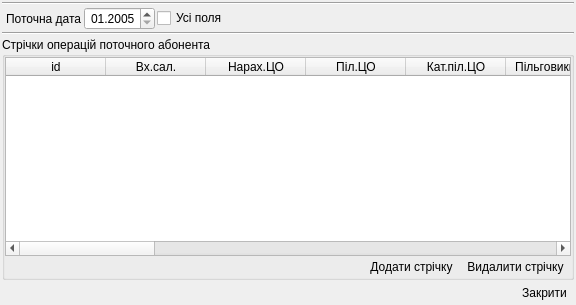
<?xml version="1.0" encoding="UTF-8"?>
<ui version="4.0">
 <class>tke_Dialog_editOperaciiStrings</class>
 <widget class="QDialog" name="tke_Dialog_editOperaciiStrings">
  <property name="geometry">
   <rect>
    <x>0</x>
    <y>0</y>
    <width>576</width>
    <height>305</height>
   </rect>
  </property>
  <property name="windowTitle">
   <string>Стрічки нарахування поточного абонента</string>
  </property>
  <property name="windowIcon">
   <iconset resource="tke/tke_rc">
    <normaloff>:/pictures/pictures/cube.png</normaloff>:/pictures/pictures/cube.png</iconset>
  </property>
  <layout class="QVBoxLayout">
   <property name="spacing">
    <number>2</number>
   </property>
   <property name="margin">
    <number>2</number>
   </property>
   <item>
    <widget class="Line" name="line">
     <property name="orientation">
      <enum>Qt::Horizontal</enum>
     </property>
    </widget>
   </item>
   <item>
    <layout class="QHBoxLayout">
     <property name="spacing">
      <number>2</number>
     </property>
     <property name="leftMargin">
      <number>4</number>
     </property>
     <item>
      <widget class="QLabel" name="label_potochnaData">
       <property name="text">
        <string>Поточна дата</string>
       </property>
      </widget>
     </item>
     <item>
      <widget class="QDateEdit" name="dateEdit_potochnaData">
       <property name="alignment">
        <set>Qt::AlignRight|Qt::AlignTrailing|Qt::AlignVCenter</set>
       </property>
       <property name="correctionMode">
        <enum>QAbstractSpinBox::CorrectToNearestValue</enum>
       </property>
       <property name="maximumDate">
        <date>
         <year>2100</year>
         <month>12</month>
         <day>31</day>
        </date>
       </property>
       <property name="minimumDate">
        <date>
         <year>2005</year>
         <month>1</month>
         <day>1</day>
        </date>
       </property>
       <property name="displayFormat">
        <string>MM.yyyy</string>
       </property>
      </widget>
     </item>
     <item>
      <widget class="QCheckBox" name="checkBox_allColumns">
       <property name="text">
        <string>Усі поля</string>
       </property>
      </widget>
     </item>
     <item>
      <spacer>
       <property name="orientation">
        <enum>Qt::Horizontal</enum>
       </property>
       <property name="sizeHint" stdset="0">
        <size>
         <width>40</width>
         <height>20</height>
        </size>
       </property>
      </spacer>
     </item>
    </layout>
   </item>
   <item>
    <widget class="Line" name="line_2">
     <property name="orientation">
      <enum>Qt::Horizontal</enum>
     </property>
    </widget>
   </item>
   <item>
    <widget class="QGroupBox" name="groupBox_operaciiStrings">
     <property name="title">
      <string>Стрічки операцій поточного абонента</string>
     </property>
     <layout class="QVBoxLayout">
      <property name="spacing">
       <number>0</number>
      </property>
      <property name="margin">
       <number>0</number>
      </property>
      <item>
       <widget class="QTableWidget" name="tableWidget_narahStrings">
        <property name="alternatingRowColors">
         <bool>true</bool>
        </property>
        <property name="selectionMode">
         <enum>QAbstractItemView::SingleSelection</enum>
        </property>
        <property name="selectionBehavior">
         <enum>QAbstractItemView::SelectRows</enum>
        </property>
        <column>
         <property name="text">
          <string>id</string>
         </property>
        </column>
        <column>
         <property name="text">
          <string>Вх.сал.</string>
         </property>
        </column>
        <column>
         <property name="text">
          <string>Нарах.ЦО</string>
         </property>
        </column>
        <column>
         <property name="text">
          <string>Піл.ЦО</string>
         </property>
        </column>
        <column>
         <property name="text">
          <string>Кат.піл.ЦО</string>
         </property>
        </column>
        <column>
         <property name="text">
          <string>Пільговики ЦО</string>
         </property>
        </column>
        <column>
         <property name="text">
          <string>Пільгова площа</string>
         </property>
        </column>
        <column>
         <property name="text">
          <string>Нарах.ГВ</string>
         </property>
        </column>
        <column>
         <property name="text">
          <string>Піл.ГВ</string>
         </property>
        </column>
        <column>
         <property name="text">
          <string>Кат.піл.ГВ</string>
         </property>
        </column>
        <column>
         <property name="text">
          <string>Пільговики ГВ</string>
         </property>
        </column>
        <column>
         <property name="text">
          <string>Пільговий об'єм</string>
         </property>
        </column>
        <column>
         <property name="text">
          <string>Нарах.СТ</string>
         </property>
        </column>
        <column>
         <property name="text">
          <string>Перерах.РІК</string>
         </property>
        </column>
        <column>
         <property name="text">
          <string>Перерах.МІС.</string>
         </property>
        </column>
        <column>
         <property name="text">
          <string>Початк.ЦО</string>
         </property>
        </column>
        <column>
         <property name="text">
          <string>Кінц.ЦО</string>
         </property>
        </column>
        <column>
         <property name="text">
          <string>Початк.ГВ</string>
         </property>
        </column>
        <column>
         <property name="text">
          <string>Кінц.ГВ</string>
         </property>
        </column>
        <column>
         <property name="text">
          <string>Статус</string>
         </property>
        </column>
       </widget>
      </item>
      <item>
       <layout class="QHBoxLayout">
        <item>
         <spacer>
          <property name="orientation">
           <enum>Qt::Horizontal</enum>
          </property>
          <property name="sizeHint" stdset="0">
           <size>
            <width>40</width>
            <height>20</height>
           </size>
          </property>
         </spacer>
        </item>
        <item>
         <widget class="QToolButton" name="toolButton_addOperaciiString">
          <property name="text">
           <string>Додати стрічку</string>
          </property>
          <property name="icon">
           <iconset resource="tke/tke_rc">
            <normaloff>:/pictures/pictures/greplus.png</normaloff>:/pictures/pictures/greplus.png</iconset>
          </property>
          <property name="iconSize">
           <size>
            <width>12</width>
            <height>12</height>
           </size>
          </property>
          <property name="toolButtonStyle">
           <enum>Qt::ToolButtonTextBesideIcon</enum>
          </property>
          <property name="autoRaise">
           <bool>true</bool>
          </property>
         </widget>
        </item>
        <item>
         <widget class="QToolButton" name="toolButton_delOperaciiString">
          <property name="text">
           <string>Видалити стрічку</string>
          </property>
          <property name="icon">
           <iconset resource="tke/tke_rc">
            <normaloff>:/pictures/pictures/redminus.png</normaloff>:/pictures/pictures/redminus.png</iconset>
          </property>
          <property name="iconSize">
           <size>
            <width>12</width>
            <height>12</height>
           </size>
          </property>
          <property name="toolButtonStyle">
           <enum>Qt::ToolButtonTextBesideIcon</enum>
          </property>
          <property name="autoRaise">
           <bool>true</bool>
          </property>
         </widget>
        </item>
       </layout>
      </item>
     </layout>
    </widget>
   </item>
   <item>
    <layout class="QHBoxLayout">
     <item>
      <spacer>
       <property name="orientation">
        <enum>Qt::Horizontal</enum>
       </property>
       <property name="sizeHint" stdset="0">
        <size>
         <width>40</width>
         <height>20</height>
        </size>
       </property>
      </spacer>
     </item>
     <item>
      <widget class="QToolButton" name="toolButton_closeDialog">
       <property name="text">
        <string>Закрити</string>
       </property>
       <property name="icon">
        <iconset resource="tke/tke_rc">
         <normaloff>:/pictures/pictures/button_cancel.png</normaloff>:/pictures/pictures/button_cancel.png</iconset>
       </property>
       <property name="iconSize">
        <size>
         <width>12</width>
         <height>12</height>
        </size>
       </property>
       <property name="toolButtonStyle">
        <enum>Qt::ToolButtonTextBesideIcon</enum>
       </property>
       <property name="autoRaise">
        <bool>true</bool>
       </property>
      </widget>
     </item>
    </layout>
   </item>
  </layout>
 </widget>
 <resources>
  <include location="tke/tke_rc"/>
 </resources>
 <connections/>
</ui>
